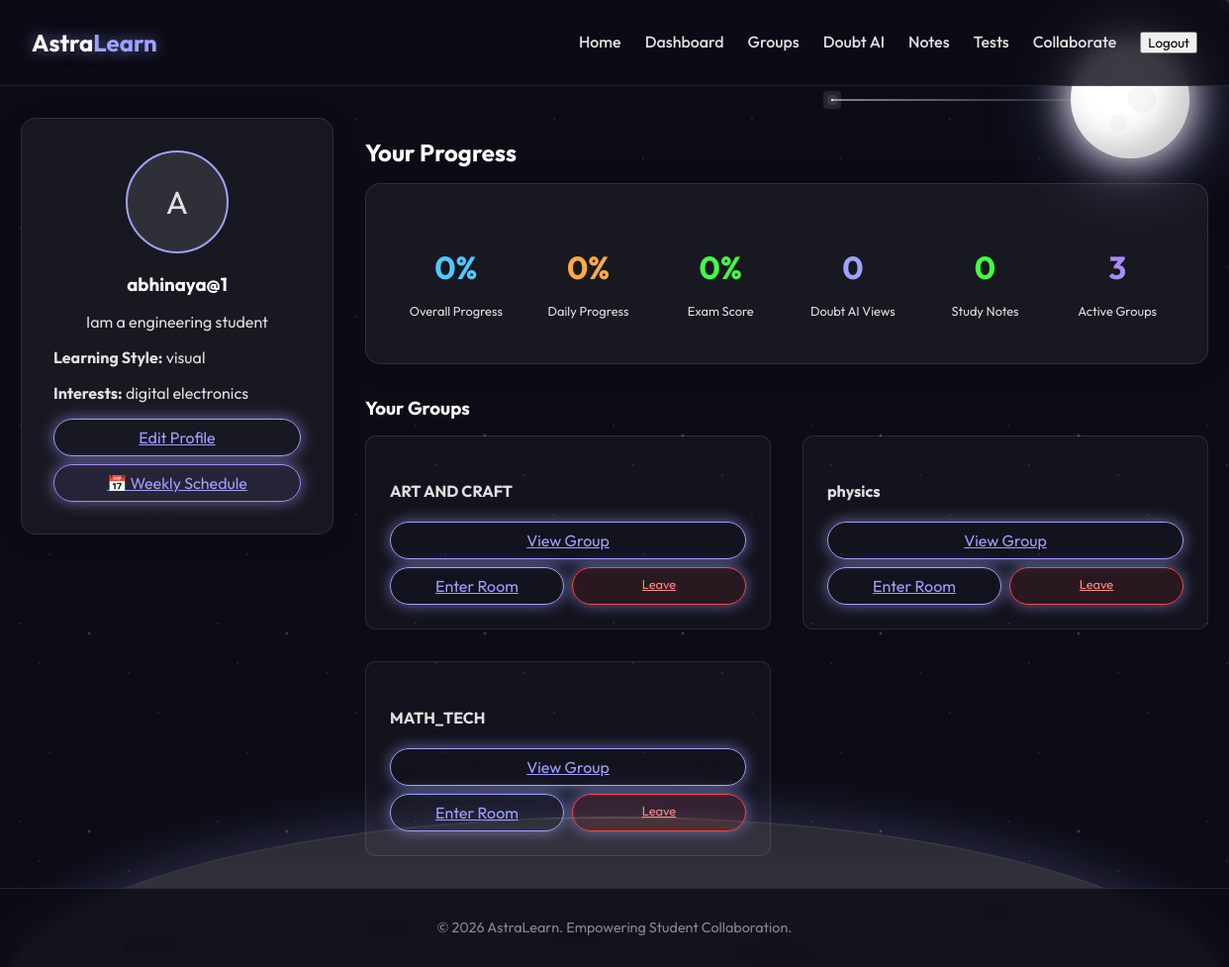
Page /dashboard/ (signed in) on the committed database.
### accounts/models.py (models this page shows, shortened)
class CustomUser(AbstractUser):
    email = models.EmailField(unique=True, blank=False)
    bio = models.TextField(max_length=500, blank=True)
    LEARNING_STYLES = [
        ('visual', 'Visual'),
        ('auditory', 'Auditory'),
        ('reading', 'Reading/Writing'),
        ('kinesthetic', 'Kinesthetic'),
    ]
    learning_style = models.CharField(max_length=20, choices=LEARNING_STYLES, default='visual')
    interests = models.CharField(max_length=255, blank=True, help_text="Comma-separated topics (e.g., Math, Physics, Coding)")
    is_faculty = models.BooleanField(default=False)
    avatar = models.ImageField(upload_to='avatars/', blank=True, null=True)
    REQUIRED_FIELDS = ['email', 'learning_style']

### groups/models.py (models this page shows, shortened)
class StudyGroup(models.Model):
    name = models.CharField(max_length=200)
    description = models.TextField(blank=True)
    subject = models.CharField(max_length=100)
    creator = models.ForeignKey(settings.AUTH_USER_MODEL, on_delete=models.CASCADE, related_name='created_groups', null=True)
    members = models.ManyToManyField(settings.AUTH_USER_MODEL, related_name='study_groups')
    created_at = models.DateTimeField(auto_now_add=True)
    preferred_learning_style = models.CharField(max_length=20, choices=[('Any', 'Any'), ('Visual', 'Visual'), ('Auditory', 'Auditory')])
    difficulty_level = models.CharField(max_length=20, choices=[('Beginner', 'Beginner'), ('Intermediate', 'Intermediate'), ('Advanced', 'Advanced')])
    ai_schedule = models.JSONField(null=True, blank=True, help_text="Day-to-day learning schedule and notes generated by AI")
    current_week = models.IntegerField(default=1)
    schedule_last_updated = models.DateTimeField(null=True, blank=True)

### dashboard/views.py (the view)
# urls.py: path('', views.dashboard, name='dashboard'),
@login_required
@cache_control(no_cache=True, must_revalidate=True, no_store=True)
def dashboard(request):
    user = request.user
    groups = user.study_groups.all()
    doubts_count = DoubtHistory.objects.filter(user=user).count()
    total_notes = Note.objects.filter(author=user).count()
    total_completion = 0
    user_groups = user.study_groups.all()
    groups_count = user_groups.count()
    for group in user_groups:
        if group.ai_schedule:
            try:
                p = UserGroupProgress.objects.filter(user=user, group=group).first()
                if p:
                    total_days = len(group.ai_schedule)
                    if total_days > 0:
                        completed = len(p.completed_days)
                        total_completion += (completed / total_days) * 100
            except:
                continue
    completion_rate = (total_completion / groups_count) if groups_count > 0 else 0
    exam_results = ExamResult.objects.filter(user=user)
    avg_performance = 0
    if exam_results.exists():
        total_score_pct = sum((r.score / (r.total_marks if r.total_marks else 50)) * 100 for r in exam_results)
        avg_performance = total_score_pct / exam_results.count()
        avg_completion = int((completion_rate + avg_performance) / 2)
    else:
        avg_completion = int(completion_rate)
    context = {
        'user': user,
        'groups': groups,
        'doubts_count': doubts_count,
        'total_notes': total_notes,
        'avg_completion': avg_completion,
        'daily_progress': int(completion_rate),
        'avg_performance': int(avg_performance),
        'recent_groups': groups[:3]
    }
    return render(request, 'dashboard/dashboard.html', context)

### templates/dashboard/dashboard.html
{% extends 'base.html' %}
{% block content %}
<div style="display: flex; gap: 2rem; align-items: start;">
    <div class="glass-panel" style="width: 250px; text-align: center;">
        {% if user.avatar %}
        <img src="{{ user.avatar.url }}" alt="Avatar"
            style="width: 100px; height: 100px; border-radius: 50%; border: 2px solid var(--primary-color);">
        {% else %}
        <div
            style="width: 100px; height: 100px; border-radius: 50%; border: 2px solid var(--primary-color); background: rgba(255,255,255,0.1); display: flex; align-items: center; justify-content: center; margin: auto; font-size: 2rem;">
            {{ user.username|first|upper }}
        </div>
        {% endif %}
        <h3>{{ user.username }}</h3>
        <p>{{ user.bio }}</p>
        <div style="margin-top: 1rem; text-align: left;">
            <p><strong>Learning Style:</strong> {{ user.learning_style }}</p>
            <p><strong>Interests:</strong> {{ user.interests }}</p>
        </div>
        <a href="{% url 'profile_edit' %}" class="btn-glow" style="margin-top: 1rem; display: block;">Edit Profile</a>
        <a href="{% url 'view_schedule' %}" class="btn-glow"
            style="margin-top: 0.5rem; display: block; text-align: center; border-color: #aa88ff; background: rgba(170,136,255,0.1);">📅
            Weekly Schedule</a>
    </div>
    <div style="flex: 1;">
        <h2>Your Progress</h2>
        <div class="glass-panel"
            style="display: flex; justify-content: space-around; text-align: center; gap: 1rem; flex-wrap: wrap;">
            <div style="flex: 1; min-width: 100px;">
                <h3 style="color: var(--secondary-color); font-size: 2rem;">{{ avg_completion }}%</h3>
                <p style="font-size: 0.8rem;">Overall Progress</p>
            </div>
            <div style="flex: 1; min-width: 100px;">
                <h3 style="color: #ffaa44; font-size: 2rem;">{{ daily_progress }}%</h3>
                <p style="font-size: 0.8rem;">Daily Progress</p>
            </div>
            <div style="flex: 1; min-width: 100px;">
                <h3 style="color: #44ff44; font-size: 2rem;">{{ avg_performance }}%</h3>
                <p style="font-size: 0.8rem;">Exam Score</p>
            </div>
            <div style="flex: 1; min-width: 100px;">
                <h3 style="color: var(--primary-color); font-size: 2rem;">{{ doubts_count }}</h3>
                <p style="font-size: 0.8rem;">Doubt AI Views</p>
            </div>
            <div style="flex: 1; min-width: 100px;">
                <h3 style="color: #44ff44; font-size: 2rem;">{{ total_notes }}</h3>
                <p style="font-size: 0.8rem;">Study Notes</p>
            </div>
            <div style="flex: 1; min-width: 100px;">
                <h3 style="color: #aa88ff; font-size: 2rem;">{{ groups.count }}</h3>
                <p style="font-size: 0.8rem;">Active Groups</p>
            </div>
        </div>
        <h3>Your Groups</h3>
        <div class="card-grid">
            {% for group in groups %}
            <div class="card">
                <h4>{{ group.name }}</h4>
                <div style="display: flex; flex-direction: column; gap: 0.5rem;">
                    <a href="{% url 'group_detail' group.pk %}" class="btn-glow" style="text-align: center;">View
                        Group</a>
                    <div style="display: flex; gap: 0.5rem;">
                        <a href="{% url 'collaborate_room' group.pk %}" class="btn-glow"
                            style="flex: 1; text-align: center;">Enter Room</a>
                        <a href="{% url 'leave_group' group.pk %}" class="btn-glow"
                            style="flex: 1; text-align: center; background: rgba(255, 68, 68, 0.1); border-color: #ff4444; color: #ff8888; font-size: 0.8rem;">Leave</a>
                    </div>
                </div>
            </div>
            {% empty %}
            <p>You are not in any groups. <a href="{% url 'group_list' %}">Join one!</a></p>
            {% endfor %}
        </div>
    </div>
</div>
{% endblock %}

### static/css/style.css (style rules this page uses)
:root { --primary-color: #A0A0FF; --secondary-color: #50C8FF; --accent-glow: 0 0 15px rgba(160, 160, 255, 0.6); --bg-dark: #0B0C15; --glass-bg: rgba(255, 255, 255, 0.05); --glass-border: 1px solid rgba(255, 255, 255, 0.1); --text-color: #E0E0E0; --font-family: 'Outfit', sans-serif; }
body { background-color: var(--bg-dark); color: var(--text-color); font-family: var(--font-family); margin: 0; padding: 0; overflow-x: hidden; min-height: 100vh; display: flex; flex-direction: column; }
.btn-glow { padding: 0.5rem 1.5rem; border: 1px solid var(--primary-color); border-radius: 20px; background: transparent; color: var(--primary-color); box-shadow: var(--accent-glow); transition: all 0.3s ease; }
.glass-panel { background: var(--glass-bg); backdrop-filter: blur(10px); border: var(--glass-border); border-radius: 15px; padding: 2rem; box-shadow: 0 4px 30px rgba(0, 0, 0, 0.1); margin-bottom: 2rem; }
h1, h2, h3 { color: white; margin-bottom: 1rem; }
.card-grid { display: grid; grid-template-columns: repeat(auto-fit, minmax(300px, 1fr)); gap: 2rem; }
.card { background: rgba(255, 255, 255, 0.03); border: var(--glass-border); padding: 1.5rem; border-radius: 10px; transition: transform 0.3s ease, box-shadow 0.3s ease; }

### rows in the picture
CustomUser: username|first "A", username "abhinaya@1", bio "Iam a engineering student", learning_style "visual", interests "digital electronics"
StudyGroup: name "ART AND CRAFT"
StudyGroup: name "physics"
StudyGroup: name "MATH_TECH"

### other values in the picture
{{ avg_completion }} "0"
{{ daily_progress }} "0"
{{ avg_performance }} "0"
{{ doubts_count }} "0"
{{ total_notes }} "0"
{{ groups.count }} "3"
